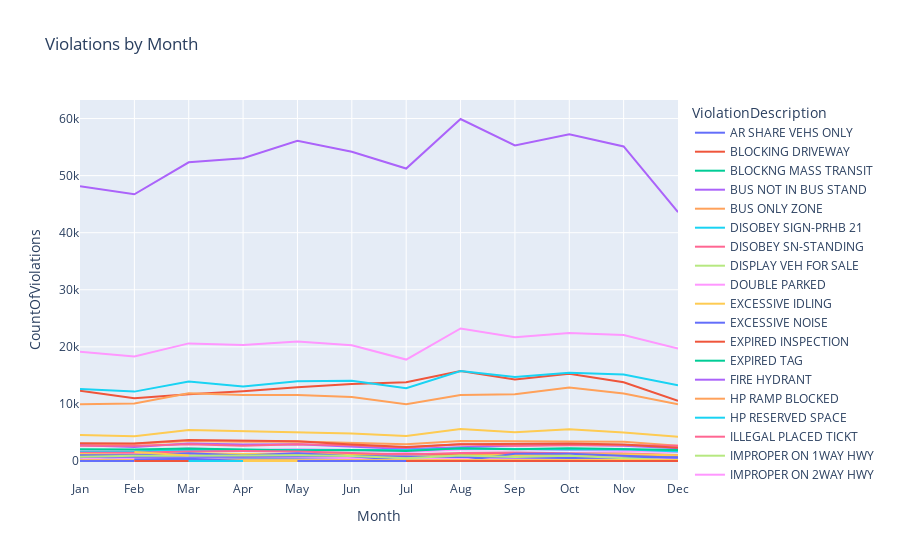

Source (notebook cell):
### Code cell
fig = px.line(run_query(FinesByMonth), x="Month", y="CountOfViolations", color="ViolationDescription", title="Violations by Month")
fig.show()
